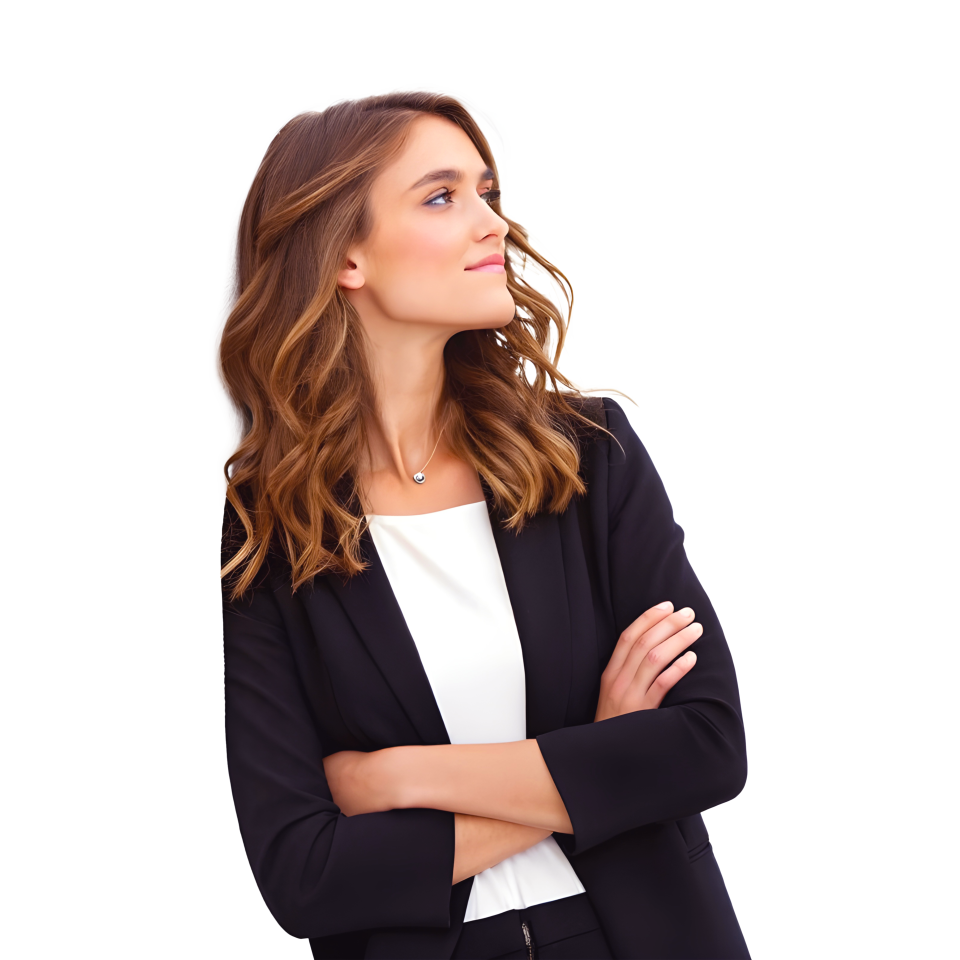
#> input picture lab8/controlnet_test/input.png, 1920 x 1920 px (shown at 1/2 size)
$ python section_1_1_image_diffusion.py
#> lines starting #> are read from the running program, lines starting #| are printed output that depends on the picture
"""
Section 1.1 — Forward diffusion on an image.
Shows progressive noising over T = 300 steps using a linear beta schedule.
"""
import os
import numpy as np
import matplotlib.pyplot as plt
from PIL import Image

IMG_PATH = "controlnet_test/input.png"
T        = 300
OUT_DIR  = "1_1_image_diffusion"
os.makedirs(OUT_DIR, exist_ok=True)

# Beta / alpha schedule
betas     = np.linspace(1e-4, 0.02, T, dtype=np.float32)
alphas    = 1.0 - betas
alpha_bar = np.cumprod(alphas)


def q_sample_image(x0: np.ndarray, t: int) -> np.ndarray:
    """
    x0: float32 array in [0, 1], shape (H, W, C)
    Returns noisy image at timestep t (clipped to [0,1]).
    """
    ab = float(alpha_bar[t])
    noise = np.random.randn(*x0.shape).astype(np.float32)
    return np.clip(np.sqrt(ab) * x0 + np.sqrt(1.0 - ab) * noise, 0.0, 1.0)


# Load image
img   = Image.open(IMG_PATH).convert("RGB").resize((256, 256), Image.BICUBIC)
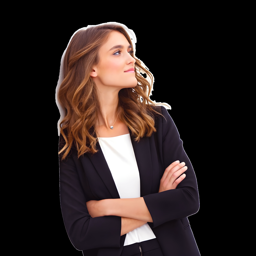
#> img: PIL image 256x256 RGB; mean R, G, B 44.5, 33.7, 31.4
x0_np = np.array(img, dtype=np.float32) / 255.0

np.random.seed(0)

# ── Visualise at several timesteps ──
show_steps = [0, 30, 75, 150, 225, 299]
fig, axes  = plt.subplots(1, len(show_steps), figsize=(15, 3))
for ax, t in zip(axes, show_steps):
    xt = q_sample_image(x0_np, t)
    ax.imshow(xt)
    ax.set_title(f"t = {t}")
    ax.axis("off")
plt.suptitle("Forward diffusion on image (linear β-schedule)", fontsize=11)
plt.tight_layout()
plt.savefig(os.path.join(OUT_DIR, "image_diffusion_steps.png"), dpi=120)
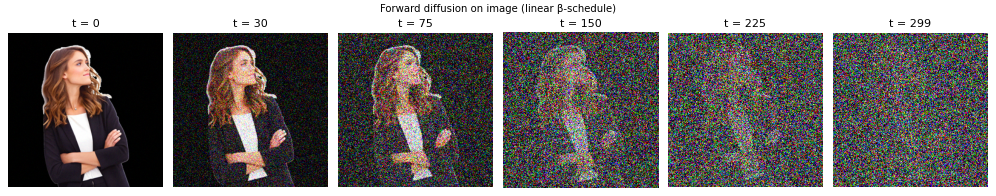
#> figure drawn by matplotlib, 6 panels
plt.close()
print("Saved image_diffusion_steps.png")

# Save individual noisy images
for t in show_steps:
    xt = q_sample_image(x0_np, t)
    Image.fromarray((xt * 255).astype(np.uint8)).save(
        os.path.join(OUT_DIR, f"noisy_t{t:03d}.png"))
#> this loop made 6 passes
#> pass 2, `xt = q_sample_image(x0_np, t)`:
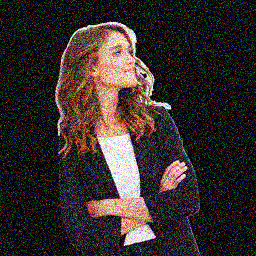
#> xt: shape (256, 256, 3) float32; mean R, G, B 0.216, 0.179, 0.171
print(f"Saved {len(show_steps)} individual noisy images.")

# ── Pixel std vs timestep ──
stds = []
for t in range(0, T, 10):
    xt = q_sample_image(x0_np, t)
    stds.append(xt.std())
#> this loop made 30 passes
#> pass 2, `xt = q_sample_image(x0_np, t)`:
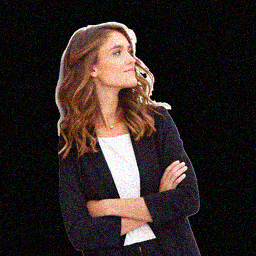
#> xt: shape (256, 256, 3) float32; mean R, G, B 0.19, 0.149, 0.139
#> pass 3, `xt = q_sample_image(x0_np, t)`:
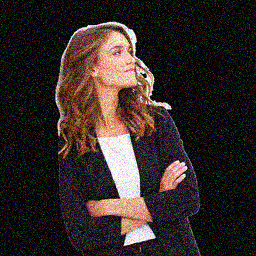
#> xt: shape (256, 256, 3) float32; mean R, G, B 0.203, 0.163, 0.154
#> after the loop:
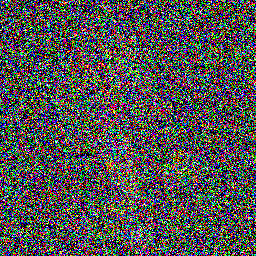
#> xt: shape (256, 256, 3) float32; mean R, G, B 0.326, 0.323, 0.321
#> after the loop, stds = 30 values, max 0.399 at index 29, min 0.254 at index 2, mean 0.348

plt.figure(figsize=(7, 4))
plt.plot(range(0, T, 10), stds, color="tomato")
plt.xlabel("Timestep t"); plt.ylabel("Pixel std")
plt.title("Image pixel std during forward diffusion")
plt.grid(True)
plt.tight_layout()
plt.savefig(os.path.join(OUT_DIR, "image_std_over_time.png"), dpi=120)
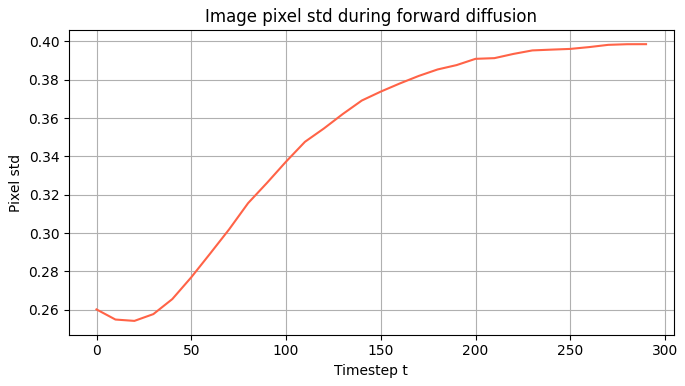
#> figure drawn by matplotlib, 1 panel; curve peaks at x = 290, y = 0.399
plt.close()
print("Saved image_std_over_time.png")
print("Done. Results in:", OUT_DIR)
#| Done. Results in: 1_1_image_diffusion
